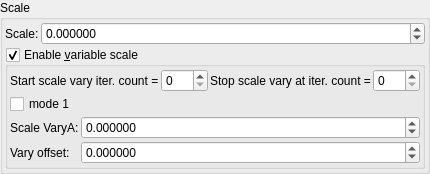
    <widget class="QGroupBox" name="groupBox_3">
     <property name="title">
      <string>Scale</string>
     </property>
     <layout class="QVBoxLayout" name="verticalLayout_8">
      <property name="leftMargin">
       <number>2</number>
      </property>
      <property name="topMargin">
       <number>2</number>
      </property>
      <property name="rightMargin">
       <number>2</number>
      </property>
      <property name="bottomMargin">
       <number>2</number>
      </property>
      <item>
       <layout class="QGridLayout" name="gridLayout_31" rowstretch="0,0" columnstretch="0,1">
        <property name="spacing">
         <number>2</number>
        </property>
        <item row="0" column="0">
         <widget class="QLabel" name="label_142">
          <property name="text">
           <string>Scale:</string>
          </property>
         </widget>
        </item>
        <item row="0" column="1">
         <widget class="MyDoubleSpinBox" name="spinbox_mandelbox_scale">
          <property name="sizePolicy">
           <sizepolicy hsizetype="Minimum" vsizetype="Maximum">
            <horstretch>0</horstretch>
            <verstretch>0</verstretch>
           </sizepolicy>
          </property>
          <property name="prefix">
           <string/>
          </property>
          <property name="suffix">
           <string/>
          </property>
          <property name="decimals">
           <number>6</number>
          </property>
          <property name="minimum">
           <double>-99.998999999999995</double>
          </property>
          <property name="maximum">
           <double>99.998999999999995</double>
          </property>
          <property name="singleStep">
           <double>0.100000000000000</double>
          </property>
         </widget>
        </item>
        <item row="1" column="0" colspan="2">
         <widget class="MyGroupBox" name="groupCheck_transf_function_enabledX_false">
          <property name="toolTip">
           <string>&lt;html&gt;&lt;head/&gt;&lt;body&gt;&lt;p&gt;Cpixel is CVector3 c = ( c.x, c.y, c.z). It is each original point (pixel) in 3D space where the iteration starts from, ( c = original z for each point .) It is commonly found in formula structures z = f(z) + c.&lt;/p&gt;&lt;p&gt;The Cpixel multiplier effectively scales this point &amp;quot;c&amp;quot;.&lt;/p&gt;&lt;p&gt;This transform allows the swapping of the order of the &amp;quot;CVector3 c&amp;quot; components before being multiplied by &amp;quot;CVector3 z&amp;quot; components.&lt;/p&gt;&lt;/body&gt;&lt;/html&gt;</string>
          </property>
          <property name="title">
           <string>Enable &amp;variable scale</string>
          </property>
          <property name="checkable">
           <bool>true</bool>
          </property>
          <layout class="QVBoxLayout" name="verticalLayout_51">
           <property name="spacing">
            <number>2</number>
           </property>
           <property name="leftMargin">
            <number>2</number>
           </property>
           <property name="topMargin">
            <number>2</number>
           </property>
           <property name="rightMargin">
            <number>2</number>
           </property>
           <property name="bottomMargin">
            <number>2</number>
           </property>
           <item>
            <layout class="QHBoxLayout" name="horizontalLayout" stretch="0,1,0,1">
             <item>
              <widget class="QLabel" name="label_74">
               <property name="text">
                <string>Start scale vary iter. count =</string>
               </property>
              </widget>
             </item>
             <item>
              <widget class="MySpinBox" name="spinboxInt_transf_start_iterations_X">
               <property name="sizePolicy">
                <sizepolicy hsizetype="Minimum" vsizetype="Maximum">
                 <horstretch>0</horstretch>
                 <verstretch>0</verstretch>
                </sizepolicy>
               </property>
               <property name="minimum">
                <number>0</number>
               </property>
               <property name="maximum">
                <number>999</number>
               </property>
               <property name="value">
                <number>0</number>
               </property>
              </widget>
             </item>
             <item>
              <widget class="QLabel" name="label_57">
               <property name="text">
                <string>Stop scale vary at iter. count =</string>
               </property>
              </widget>
             </item>
             <item>
              <widget class="MySpinBox" name="spinboxInt_transf_stop_iterations_X">
               <property name="sizePolicy">
                <sizepolicy hsizetype="Preferred" vsizetype="Maximum">
                 <horstretch>0</horstretch>
                 <verstretch>0</verstretch>
                </sizepolicy>
               </property>
               <property name="maximum">
                <number>999</number>
               </property>
              </widget>
             </item>
            </layout>
           </item>
           <item>
            <layout class="QGridLayout" name="gridLayout_2" rowstretch="0,0,0" columnstretch="0,1">
             <property name="spacing">
              <number>2</number>
             </property>
             <item row="2" column="1">
              <widget class="MyDoubleSpinBox" name="spinbox_transf_scaleB_1">
               <property name="sizePolicy">
                <sizepolicy hsizetype="Minimum" vsizetype="Maximum">
                 <horstretch>0</horstretch>
                 <verstretch>0</verstretch>
                </sizepolicy>
               </property>
               <property name="prefix">
                <string/>
               </property>
               <property name="suffix">
                <string/>
               </property>
               <property name="decimals">
                <number>6</number>
               </property>
               <property name="minimum">
                <double>-100000.000000000000000</double>
               </property>
               <property name="maximum">
                <double>100000.000000000000000</double>
               </property>
               <property name="singleStep">
                <double>0.100000000000000</double>
               </property>
              </widget>
             </item>
             <item row="2" column="0">
              <widget class="QLabel" name="label_144">
               <property name="text">
                <string>Vary offset:</string>
               </property>
              </widget>
             </item>
             <item row="1" column="0">
              <widget class="QLabel" name="label_143">
               <property name="text">
                <string>Scale VaryA:</string>
               </property>
              </widget>
             </item>
             <item row="1" column="1">
              <widget class="MyDoubleSpinBox" name="spinbox_transf_scale_vary_0">
               <property name="sizePolicy">
                <sizepolicy hsizetype="Minimum" vsizetype="Maximum">
                 <horstretch>0</horstretch>
                 <verstretch>0</verstretch>
                </sizepolicy>
               </property>
               <property name="prefix">
                <string/>
               </property>
               <property name="suffix">
                <string/>
               </property>
               <property name="decimals">
                <number>6</number>
               </property>
               <property name="minimum">
                <double>-100000.000000000000000</double>
               </property>
               <property name="maximum">
                <double>100000.000000000000000</double>
               </property>
               <property name="singleStep">
                <double>0.100000000000000</double>
               </property>
              </widget>
             </item>
             <item row="0" column="0" colspan="2">
              <widget class="QCheckBox" name="checkBox_transf_function_enabledM_false">
               <property name="text">
                <string>mode 1</string>
               </property>
              </widget>
             </item>
            </layout>
           </item>
          </layout>
         </widget>
        </item>
       </layout>
      </item>
     </layout>
    </widget>
